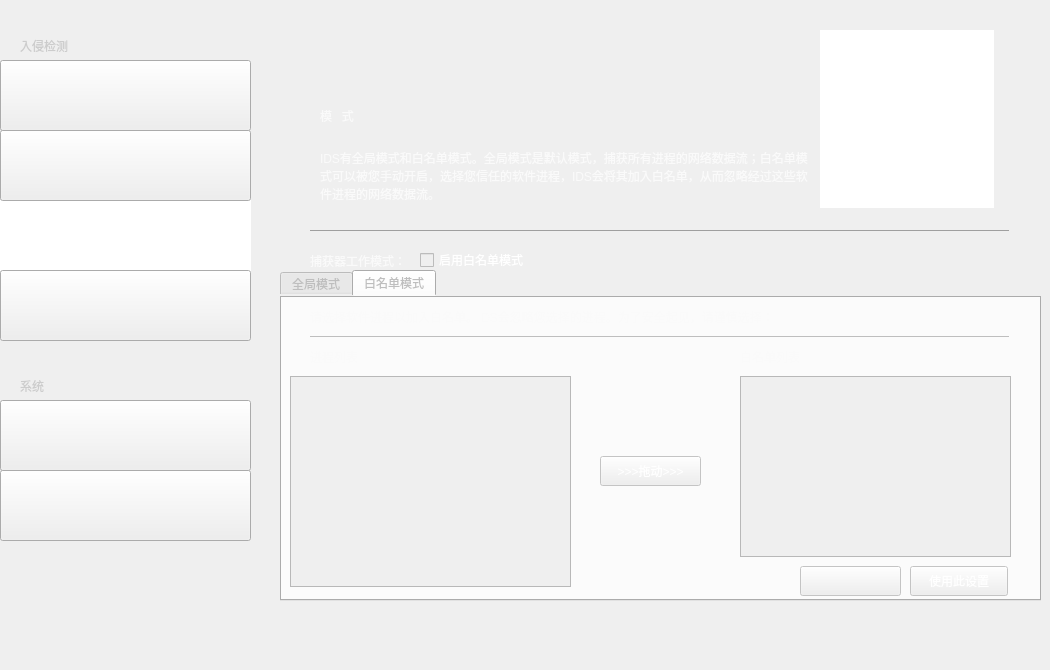
    <widget class="QWidget" name="mode">
     <property name="styleSheet">
      <string notr="true">background-image: url(:/bg-img/Design/imgMode.png);</string>
     </property>
     <widget class="QFrame" name="ModeMenu">
      <property name="geometry">
       <rect>
        <x>0</x>
        <y>30</y>
        <width>251</width>
        <height>631</height>
       </rect>
      </property>
      <property name="styleSheet">
       <string notr="true">background-image: url(:/blank/Design/blank.png);</string>
      </property>
      <property name="frameShape">
       <enum>QFrame::NoFrame</enum>
      </property>
      <property name="frameShadow">
       <enum>QFrame::Raised</enum>
      </property>
      <widget class="QGraphicsView" name="iconAlarm_6">
       <property name="geometry">
        <rect>
         <x>50</x>
         <y>110</y>
         <width>50</width>
         <height>44</height>
        </rect>
       </property>
       <property name="styleSheet">
        <string notr="true">background-image: url(:/icon/Design/iconAlarm.png);</string>
       </property>
       <property name="frameShape">
        <enum>QFrame::NoFrame</enum>
       </property>
       <property name="lineWidth">
        <number>-2</number>
       </property>
      </widget>
      <widget class="QGraphicsView" name="iconMode_6">
       <property name="geometry">
        <rect>
         <x>50</x>
         <y>180</y>
         <width>50</width>
         <height>44</height>
        </rect>
       </property>
       <property name="styleSheet">
        <string notr="true">
background-image: url(:/icon/Design/iconMode.png);</string>
       </property>
       <property name="frameShape">
        <enum>QFrame::NoFrame</enum>
       </property>
       <property name="lineWidth">
        <number>-2</number>
       </property>
      </widget>
      <widget class="QGraphicsView" name="iconDashboard_6">
       <property name="geometry">
        <rect>
         <x>50</x>
         <y>40</y>
         <width>55</width>
         <height>47</height>
        </rect>
       </property>
       <property name="styleSheet">
        <string notr="true">background-image: url(:/icon/Design/iconStatus.png);</string>
       </property>
       <property name="frameShape">
        <enum>QFrame::NoFrame</enum>
       </property>
       <property name="lineWidth">
        <number>-2</number>
       </property>
      </widget>
      <widget class="QGraphicsView" name="iconSettings_6">
       <property name="geometry">
        <rect>
         <x>50</x>
         <y>380</y>
         <width>48</width>
         <height>50</height>
        </rect>
       </property>
       <property name="styleSheet">
        <string notr="true">background-image: url(:/icon/Design/iconSettings.png);</string>
       </property>
       <property name="frameShape">
        <enum>QFrame::NoFrame</enum>
       </property>
       <property name="lineWidth">
        <number>-2</number>
       </property>
      </widget>
      <widget class="QGraphicsView" name="iconAbout_6">
       <property name="geometry">
        <rect>
         <x>50</x>
         <y>450</y>
         <width>54</width>
         <height>47</height>
        </rect>
       </property>
       <property name="styleSheet">
        <string notr="true">background-image: url(:/icon/Design/iconAbout.png);</string>
       </property>
       <property name="frameShape">
        <enum>QFrame::NoFrame</enum>
       </property>
       <property name="lineWidth">
        <number>-2</number>
       </property>
      </widget>
      <widget class="QGraphicsView" name="iconLog_6">
       <property name="geometry">
        <rect>
         <x>60</x>
         <y>250</y>
         <width>44</width>
         <height>44</height>
        </rect>
       </property>
       <property name="styleSheet">
        <string notr="true">background-image: url(:/icon/Design/iconLog.png);</string>
       </property>
       <property name="frameShape">
        <enum>QFrame::NoFrame</enum>
       </property>
       <property name="lineWidth">
        <number>-2</number>
       </property>
      </widget>
      <widget class="QLabel" name="ruqinjiance_6">
       <property name="geometry">
        <rect>
         <x>20</x>
         <y>0</y>
         <width>121</width>
         <height>31</height>
        </rect>
       </property>
       <property name="styleSheet">
        <string notr="true">background-image: url(:/blank/Design/blank.png);
font: 14pt &quot;PingFang SC&quot;;
color: rgb(204, 204, 204);</string>
       </property>
       <property name="text">
        <string>入侵检测</string>
       </property>
       <property name="textFormat">
        <enum>Qt::AutoText</enum>
       </property>
       <property name="wordWrap">
        <bool>true</bool>
       </property>
       <property name="margin">
        <number>0</number>
       </property>
      </widget>
      <widget class="QLabel" name="xitong_6">
       <property name="geometry">
        <rect>
         <x>20</x>
         <y>340</y>
         <width>121</width>
         <height>31</height>
        </rect>
       </property>
       <property name="styleSheet">
        <string notr="true">background-image: url(:/blank/Design/blank.png);
font: 14pt &quot;PingFang SC&quot;;
color: rgb(204, 204, 204);</string>
       </property>
       <property name="text">
        <string>系统</string>
       </property>
       <property name="textFormat">
        <enum>Qt::AutoText</enum>
       </property>
       <property name="wordWrap">
        <bool>true</bool>
       </property>
       <property name="margin">
        <number>0</number>
       </property>
      </widget>
      <widget class="QLabel" name="txtAbout_7">
       <property name="geometry">
        <rect>
         <x>130</x>
         <y>460</y>
         <width>61</width>
         <height>31</height>
        </rect>
       </property>
       <property name="styleSheet">
        <string notr="true">background-image: url(:/blank/Design/blank.png);
font: 18pt &quot;PingFang SC&quot;;
color: rgb(250, 250, 250);</string>
       </property>
       <property name="text">
        <string>关   于</string>
       </property>
       <property name="textFormat">
        <enum>Qt::AutoText</enum>
       </property>
       <property name="wordWrap">
        <bool>true</bool>
       </property>
       <property name="margin">
        <number>0</number>
       </property>
      </widget>
      <widget class="QLabel" name="txtMode_6">
       <property name="geometry">
        <rect>
         <x>130</x>
         <y>190</y>
         <width>61</width>
         <height>31</height>
        </rect>
       </property>
       <property name="styleSheet">
        <string notr="true">background-image: url(:/blank/Design/blank.png);
font: 18pt &quot;PingFang SC&quot;;
color: rgb(250, 250, 250);</string>
       </property>
       <property name="text">
        <string>模   式</string>
       </property>
       <property name="textFormat">
        <enum>Qt::AutoText</enum>
       </property>
       <property name="wordWrap">
        <bool>true</bool>
       </property>
       <property name="margin">
        <number>0</number>
       </property>
      </widget>
      <widget class="QLabel" name="txtAlarm_6">
       <property name="geometry">
        <rect>
         <x>130</x>
         <y>120</y>
         <width>61</width>
         <height>31</height>
        </rect>
       </property>
       <property name="styleSheet">
        <string notr="true">background-image: url(:/blank/Design/blank.png);
font: 18pt &quot;PingFang SC&quot;;
color: rgb(250, 250, 250);</string>
       </property>
       <property name="text">
        <string>警   报</string>
       </property>
       <property name="textFormat">
        <enum>Qt::AutoText</enum>
       </property>
       <property name="wordWrap">
        <bool>true</bool>
       </property>
       <property name="margin">
        <number>0</number>
       </property>
      </widget>
      <widget class="QLabel" name="txtLog_6">
       <property name="geometry">
        <rect>
         <x>130</x>
         <y>260</y>
         <width>61</width>
         <height>31</height>
        </rect>
       </property>
       <property name="styleSheet">
        <string notr="true">background-image: url(:/blank/Design/blank.png);
font: 18pt &quot;PingFang SC&quot;;
color: rgb(250, 250, 250);</string>
       </property>
       <property name="text">
        <string>日   志</string>
       </property>
       <property name="textFormat">
        <enum>Qt::AutoText</enum>
       </property>
       <property name="wordWrap">
        <bool>true</bool>
       </property>
       <property name="margin">
        <number>0</number>
       </property>
      </widget>
      <widget class="QLabel" name="txtDashboard_6">
       <property name="geometry">
        <rect>
         <x>130</x>
         <y>50</y>
         <width>61</width>
         <height>31</height>
        </rect>
       </property>
       <property name="styleSheet">
        <string notr="true">background-image: url(:/blank/Design/blank.png);
font: 18pt &quot;PingFang SC&quot;;
color: rgb(250, 250, 250);</string>
       </property>
       <property name="text">
        <string>仪表盘</string>
       </property>
       <property name="textFormat">
        <enum>Qt::AutoText</enum>
       </property>
       <property name="wordWrap">
        <bool>true</bool>
       </property>
       <property name="margin">
        <number>0</number>
       </property>
      </widget>
      <widget class="QLabel" name="txtSettings_9">
       <property name="geometry">
        <rect>
         <x>130</x>
         <y>390</y>
         <width>61</width>
         <height>31</height>
        </rect>
       </property>
       <property name="styleSheet">
        <string notr="true">background-image: url(:/blank/Design/blank.png);
font: 18pt &quot;PingFang SC&quot;;
color: rgb(250, 250, 250);</string>
       </property>
       <property name="text">
        <string>设   置</string>
       </property>
       <property name="textFormat">
        <enum>Qt::AutoText</enum>
       </property>
       <property name="wordWrap">
        <bool>true</bool>
       </property>
       <property name="margin">
        <number>0</number>
       </property>
      </widget>
      <widget class="QGraphicsView" name="indicatorMode">
       <property name="geometry">
        <rect>
         <x>0</x>
         <y>170</y>
         <width>251</width>
         <height>71</height>
        </rect>
       </property>
       <property name="styleSheet">
        <string notr="true">background-image: url(:/icon/Design/iconSelection.png);</string>
       </property>
       <property name="frameShape">
        <enum>QFrame::NoFrame</enum>
       </property>
      </widget>
      <widget class="QPushButton" name="linkModeToHome">
       <property name="geometry">
        <rect>
         <x>0</x>
         <y>30</y>
         <width>251</width>
         <height>71</height>
        </rect>
       </property>
       <property name="styleSheet">
        <string notr="true">background-image: url(:/blank/Design/blank.png);
border-image: url(:/blank/Design/blank.png);</string>
       </property>
       <property name="text">
        <string/>
       </property>
      </widget>
      <widget class="QPushButton" name="linkModeToSettings">
       <property name="geometry">
        <rect>
         <x>0</x>
         <y>370</y>
         <width>251</width>
         <height>71</height>
        </rect>
       </property>
       <property name="styleSheet">
        <string notr="true">background-image: url(:/blank/Design/blank.png);
border-image: url(:/blank/Design/blank.png);</string>
       </property>
       <property name="text">
        <string/>
       </property>
      </widget>
      <widget class="QPushButton" name="linkModeToLog">
       <property name="geometry">
        <rect>
         <x>0</x>
         <y>240</y>
         <width>251</width>
         <height>71</height>
        </rect>
       </property>
       <property name="styleSheet">
        <string notr="true">background-image: url(:/blank/Design/blank.png);
border-image: url(:/blank/Design/blank.png);</string>
       </property>
       <property name="text">
        <string/>
       </property>
      </widget>
      <widget class="QPushButton" name="linkModeToAbout">
       <property name="geometry">
        <rect>
         <x>0</x>
         <y>440</y>
         <width>251</width>
         <height>71</height>
        </rect>
       </property>
       <property name="styleSheet">
        <string notr="true">background-image: url(:/blank/Design/blank.png);
border-image: url(:/blank/Design/blank.png);</string>
       </property>
       <property name="text">
        <string/>
       </property>
      </widget>
      <widget class="QPushButton" name="linkModeToAlarm">
       <property name="geometry">
        <rect>
         <x>0</x>
         <y>100</y>
         <width>251</width>
         <height>71</height>
        </rect>
       </property>
       <property name="styleSheet">
        <string notr="true">background-image: url(:/blank/Design/blank.png);
border-image: url(:/blank/Design/blank.png);</string>
       </property>
       <property name="text">
        <string/>
       </property>
      </widget>
     </widget>
     <widget class="QGraphicsView" name="logoMode">
      <property name="geometry">
       <rect>
        <x>820</x>
        <y>30</y>
        <width>174</width>
        <height>178</height>
       </rect>
      </property>
      <property name="styleSheet">
       <string notr="true">background-image: url(:/logo/Design/logoMode.png);</string>
      </property>
      <property name="frameShape">
       <enum>QFrame::NoFrame</enum>
      </property>
     </widget>
     <widget class="Line" name="lineMode">
      <property name="geometry">
       <rect>
        <x>310</x>
        <y>230</y>
        <width>700</width>
        <height>1</height>
       </rect>
      </property>
      <property name="frameShadow">
       <enum>QFrame::Raised</enum>
      </property>
      <property name="orientation">
       <enum>Qt::Horizontal</enum>
      </property>
     </widget>
     <widget class="QLabel" name="subtitleMode">
      <property name="geometry">
       <rect>
        <x>320</x>
        <y>150</y>
        <width>491</width>
        <height>51</height>
       </rect>
      </property>
      <property name="styleSheet">
       <string notr="true">background-image: url(:/blank/Design/blank.png);
font: 12pt &quot;PingFang SC&quot;;
color: rgb(250, 250, 250);</string>
      </property>
      <property name="text">
       <string>IDS有全局模式和白名单模式。全局模式是默认模式，捕获所有进程的网络数据流；白名单模式可以被您手动开启，选择您信任的软件进程，IDS会将其加入白名单，从而忽略经过这些软件进程的网络数据流。</string>
      </property>
      <property name="textFormat">
       <enum>Qt::AutoText</enum>
      </property>
      <property name="wordWrap">
       <bool>true</bool>
      </property>
      <property name="margin">
       <number>0</number>
      </property>
     </widget>
     <widget class="QLabel" name="titleMode">
      <property name="geometry">
       <rect>
        <x>320</x>
        <y>100</y>
        <width>141</width>
        <height>31</height>
       </rect>
      </property>
      <property name="styleSheet">
       <string notr="true">background-image: url(:/blank/Design/blank.png);
font: 24pt &quot;PingFang SC&quot;;
color: rgb(250, 250, 250);</string>
      </property>
      <property name="text">
       <string>模   式</string>
      </property>
      <property name="textFormat">
       <enum>Qt::AutoText</enum>
      </property>
      <property name="wordWrap">
       <bool>true</bool>
      </property>
      <property name="margin">
       <number>0</number>
      </property>
     </widget>
     <widget class="QCheckBox" name="whitelistModeOnOff">
      <property name="enabled">
       <bool>false</bool>
      </property>
      <property name="geometry">
       <rect>
        <x>420</x>
        <y>250</y>
        <width>121</width>
        <height>20</height>
       </rect>
      </property>
      <property name="styleSheet">
       <string notr="true">background-image: url(:/blank/Design/blank.png);
font: 12pt &quot;PingFang SC&quot;;
color: rgb(255, 255, 255);</string>
      </property>
      <property name="text">
       <string>启用白名单模式</string>
      </property>
     </widget>
     <widget class="QLabel" name="subtitleMode_2">
      <property name="geometry">
       <rect>
        <x>310</x>
        <y>250</y>
        <width>111</width>
        <height>21</height>
       </rect>
      </property>
      <property name="styleSheet">
       <string notr="true">background-image: url(:/blank/Design/blank.png);
font: 12pt &quot;PingFang SC&quot;;
color: rgb(250, 250, 250);</string>
      </property>
      <property name="text">
       <string>捕获器工作模式：</string>
      </property>
      <property name="textFormat">
       <enum>Qt::AutoText</enum>
      </property>
      <property name="wordWrap">
       <bool>true</bool>
      </property>
      <property name="margin">
       <number>0</number>
      </property>
     </widget>
     <widget class="QTabWidget" name="tabMode">
      <property name="enabled">
       <bool>false</bool>
      </property>
      <property name="geometry">
       <rect>
        <x>280</x>
        <y>270</y>
        <width>761</width>
        <height>331</height>
       </rect>
      </property>
      <property name="styleSheet">
       <string notr="true">background-image: url(:/blank/Design/blank.png);
border-color: rgb(163, 166, 166);</string>
      </property>
      <property name="currentIndex">
       <number>1</number>
      </property>
      <widget class="QWidget" name="global_Mode">
       <attribute name="title">
        <string>全局模式</string>
       </attribute>
       <widget class="QLabel" name="titleMode_2">
        <property name="geometry">
         <rect>
          <x>300</x>
          <y>130</y>
          <width>351</width>
          <height>31</height>
         </rect>
        </property>
        <property name="styleSheet">
         <string notr="true">background-image: url(:/blank/Design/blank.png);
font: 16pt &quot;PingFang SC&quot;;
color: rgb(250, 250, 250);</string>
        </property>
        <property name="text">
         <string>所有数据包都会被IDS捕获分析。</string>
        </property>
        <property name="textFormat">
         <enum>Qt::AutoText</enum>
        </property>
        <property name="wordWrap">
         <bool>true</bool>
        </property>
        <property name="margin">
         <number>0</number>
        </property>
       </widget>
       <widget class="QGraphicsView" name="appleCheckMode">
        <property name="geometry">
         <rect>
          <x>260</x>
          <y>127</y>
          <width>33</width>
          <height>33</height>
         </rect>
        </property>
        <property name="styleSheet">
         <string notr="true">background-image: url(:/icon/Design/AppleCheck.png);</string>
        </property>
        <property name="frameShape">
         <enum>QFrame::NoFrame</enum>
        </property>
       </widget>
      </widget>
      <widget class="QWidget" name="whitelist_Mode">
       <attribute name="title">
        <string>白名单模式</string>
       </attribute>
       <widget class="QLabel" name="subtitleMode_3">
        <property name="geometry">
         <rect>
          <x>30</x>
          <y>10</y>
          <width>511</width>
          <height>21</height>
         </rect>
        </property>
        <property name="styleSheet">
         <string notr="true">background-image: url(:/blank/Design/blank.png);
font: 12pt &quot;PingFang SC&quot;;
color: rgb(250, 250, 250);</string>
        </property>
        <property name="text">
         <string>请选择软件进程以加入白名单。IDS会忽略您选择的进程。为了安全起见，请谨慎选择：</string>
        </property>
        <property name="textFormat">
         <enum>Qt::AutoText</enum>
        </property>
        <property name="wordWrap">
         <bool>true</bool>
        </property>
        <property name="margin">
         <number>0</number>
        </property>
       </widget>
       <widget class="Line" name="lineMode_2">
        <property name="geometry">
         <rect>
          <x>30</x>
          <y>40</y>
          <width>700</width>
          <height>1</height>
         </rect>
        </property>
        <property name="frameShadow">
         <enum>QFrame::Raised</enum>
        </property>
        <property name="orientation">
         <enum>Qt::Horizontal</enum>
        </property>
       </widget>
       <widget class="QListView" name="listProc">
        <property name="enabled">
         <bool>false</bool>
        </property>
        <property name="geometry">
         <rect>
          <x>10</x>
          <y>80</y>
          <width>281</width>
          <height>211</height>
         </rect>
        </property>
        <property name="styleSheet">
         <string notr="true">background-image: url(:/blank/Design/blank.png);
border-color: rgb(178, 178, 178);
font: pt &quot;PingFang SC&quot;;
border-image: url(:/icon/Design/iconSelection.png);
color: rgb(254, 166, 101);</string>
        </property>
        <property name="frameShape">
         <enum>QFrame::StyledPanel</enum>
        </property>
        <property name="frameShadow">
         <enum>QFrame::Raised</enum>
        </property>
        <property name="dragEnabled">
         <bool>true</bool>
        </property>
        <property name="dragDropOverwriteMode">
         <bool>true</bool>
        </property>
        <property name="dragDropMode">
         <enum>QAbstractItemView::DragDrop</enum>
        </property>
        <property name="movement">
         <enum>QListView::Free</enum>
        </property>
       </widget>
       <widget class="QListView" name="listWhite">
        <property name="geometry">
         <rect>
          <x>460</x>
          <y>80</y>
          <width>271</width>
          <height>181</height>
         </rect>
        </property>
        <property name="styleSheet">
         <string notr="true">background-image: url(:/blank/Design/blank.png);
border-color: rgb(178, 178, 178);
font: pt &quot;PingFang SC&quot;;
border-image: url(:/icon/Design/iconSelection.png);
color: rgb(254, 166, 101);</string>
        </property>
        <property name="frameShape">
         <enum>QFrame::StyledPanel</enum>
        </property>
        <property name="frameShadow">
         <enum>QFrame::Raised</enum>
        </property>
       </widget>
       <widget class="QLabel" name="jinchengliebiao">
        <property name="geometry">
         <rect>
          <x>30</x>
          <y>50</y>
          <width>111</width>
          <height>21</height>
         </rect>
        </property>
        <property name="styleSheet">
         <string notr="true">background-image: url(:/blank/Design/blank.png);
font: 12pt &quot;PingFang SC&quot;;
color: rgb(250, 250, 250);</string>
        </property>
        <property name="text">
         <string>进程列表</string>
        </property>
        <property name="textFormat">
         <enum>Qt::AutoText</enum>
        </property>
        <property name="wordWrap">
         <bool>true</bool>
        </property>
        <property name="margin">
         <number>0</number>
        </property>
       </widget>
       <widget class="QLabel" name="baimingdanliebiao">
        <property name="geometry">
         <rect>
          <x>460</x>
          <y>50</y>
          <width>111</width>
          <height>21</height>
         </rect>
        </property>
        <property name="styleSheet">
         <string notr="true">background-image: url(:/blank/Design/blank.png);
font: 12pt &quot;PingFang SC&quot;;
color: rgb(250, 250, 250);</string>
        </property>
        <property name="text">
         <string>白名单列表</string>
        </property>
        <property name="textFormat">
         <enum>Qt::AutoText</enum>
        </property>
        <property name="wordWrap">
         <bool>true</bool>
        </property>
        <property name="margin">
         <number>0</number>
        </property>
       </widget>
       <widget class="QPushButton" name="ToRight">
        <property name="geometry">
         <rect>
          <x>320</x>
          <y>160</y>
          <width>101</width>
          <height>30</height>
         </rect>
        </property>
        <property name="styleSheet">
         <string notr="true">background-image: url(:/icon/Design/blank.png);
border-image: url(:/blank/Design/blank.png);
font: 13pt &quot;PingFang SC&quot;;
color: rgb(255, 255, 255);</string>
        </property>
        <property name="text">
         <string>&gt;&gt;&gt;拖动&gt;&gt;&gt;</string>
        </property>
       </widget>
       <widget class="QPushButton" name="apply">
        <property name="geometry">
         <rect>
          <x>630</x>
          <y>270</y>
          <width>98</width>
          <height>30</height>
         </rect>
        </property>
        <property name="styleSheet">
         <string notr="true">background-image: url(:/icon/Design/MainButton.png);
border-image: url(:/blank/Design/blank.png);
font: 13pt &quot;PingFang SC&quot;;
color: rgb(255, 255, 255);</string>
        </property>
        <property name="text">
         <string>使用此设置</string>
        </property>
       </widget>
       <widget class="QPushButton" name="display">
        <property name="geometry">
         <rect>
          <x>520</x>
          <y>270</y>
          <width>101</width>
          <height>30</height>
         </rect>
        </property>
        <property name="styleSheet">
         <string notr="true">background-image: url(:/icon/Design/blank.png);
border-image: url(:/blank/Design/blank.png);
font: 13pt &quot;PingFang SC&quot;;
color: rgb(254, 181, 16);</string>
        </property>
        <property name="text">
         <string/>
        </property>
       </widget>
      </widget>
     </widget>
    </widget>
